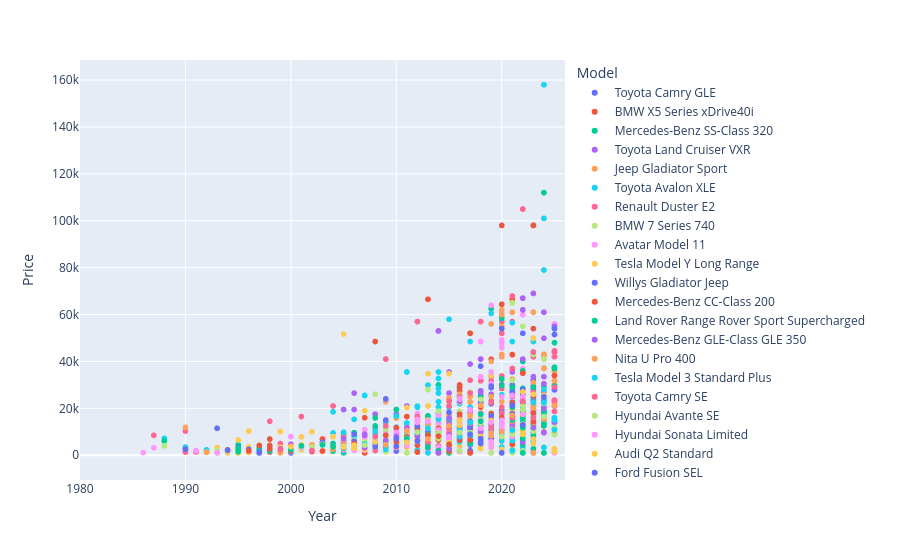

Write notebook code for a chart like this one.
### Code cell
import plotly.express as px
fig = px.scatter(d, x="Year", y="Price", color="Model")
fig.update_xaxes(range=[1980, 2026])
fig.show()
